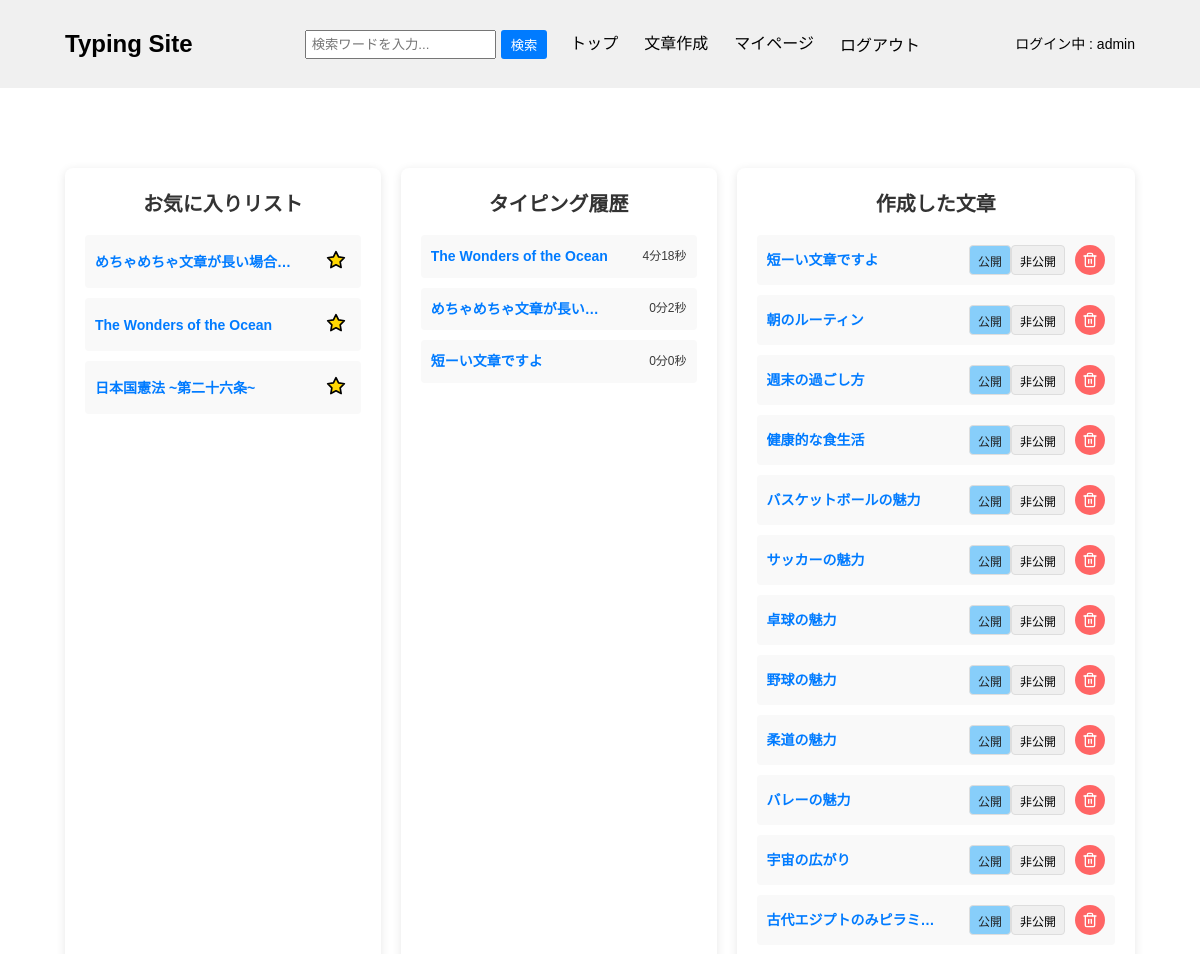
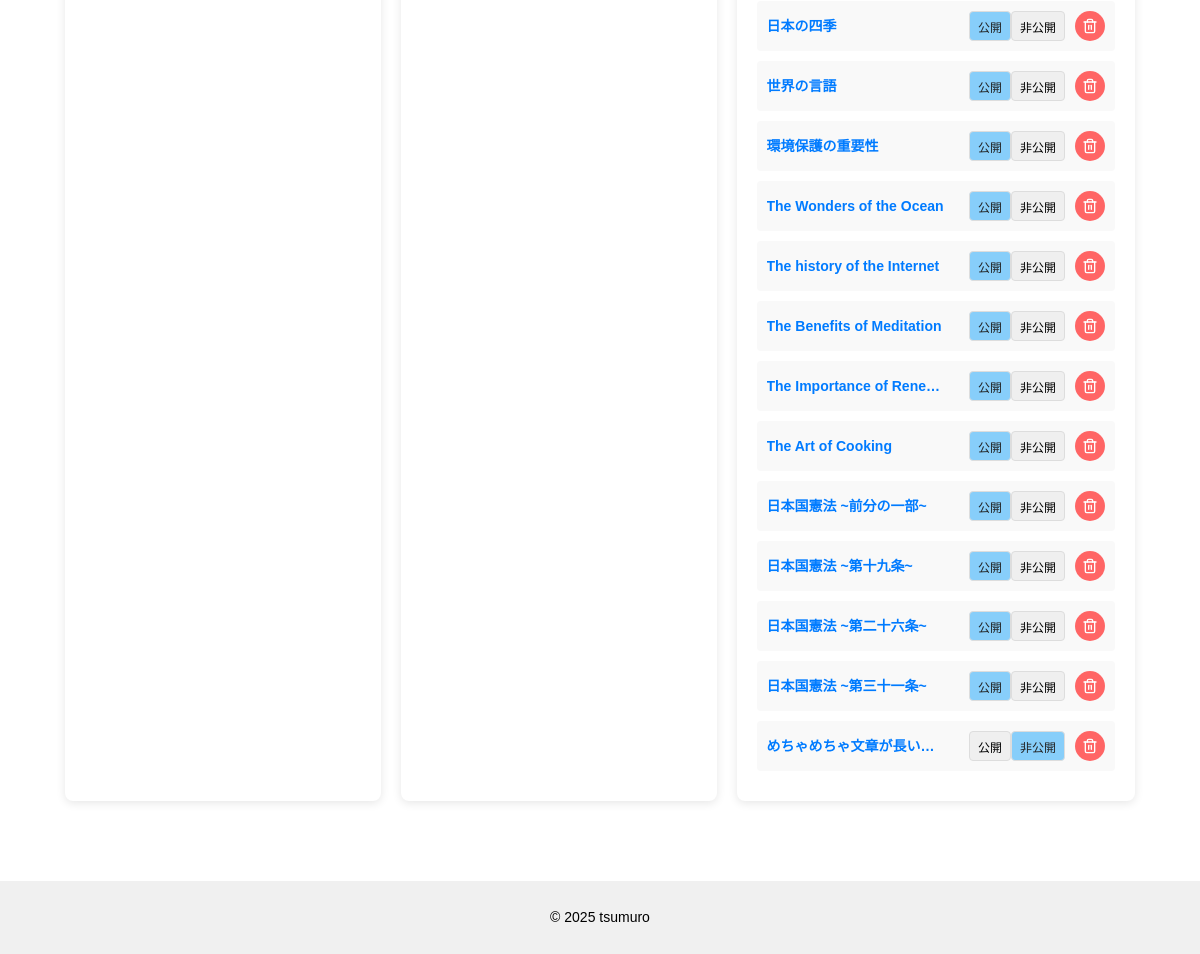
Before: /content/mypage/admin/ (signed in) with the older database file (2 pictures, top to bottom).
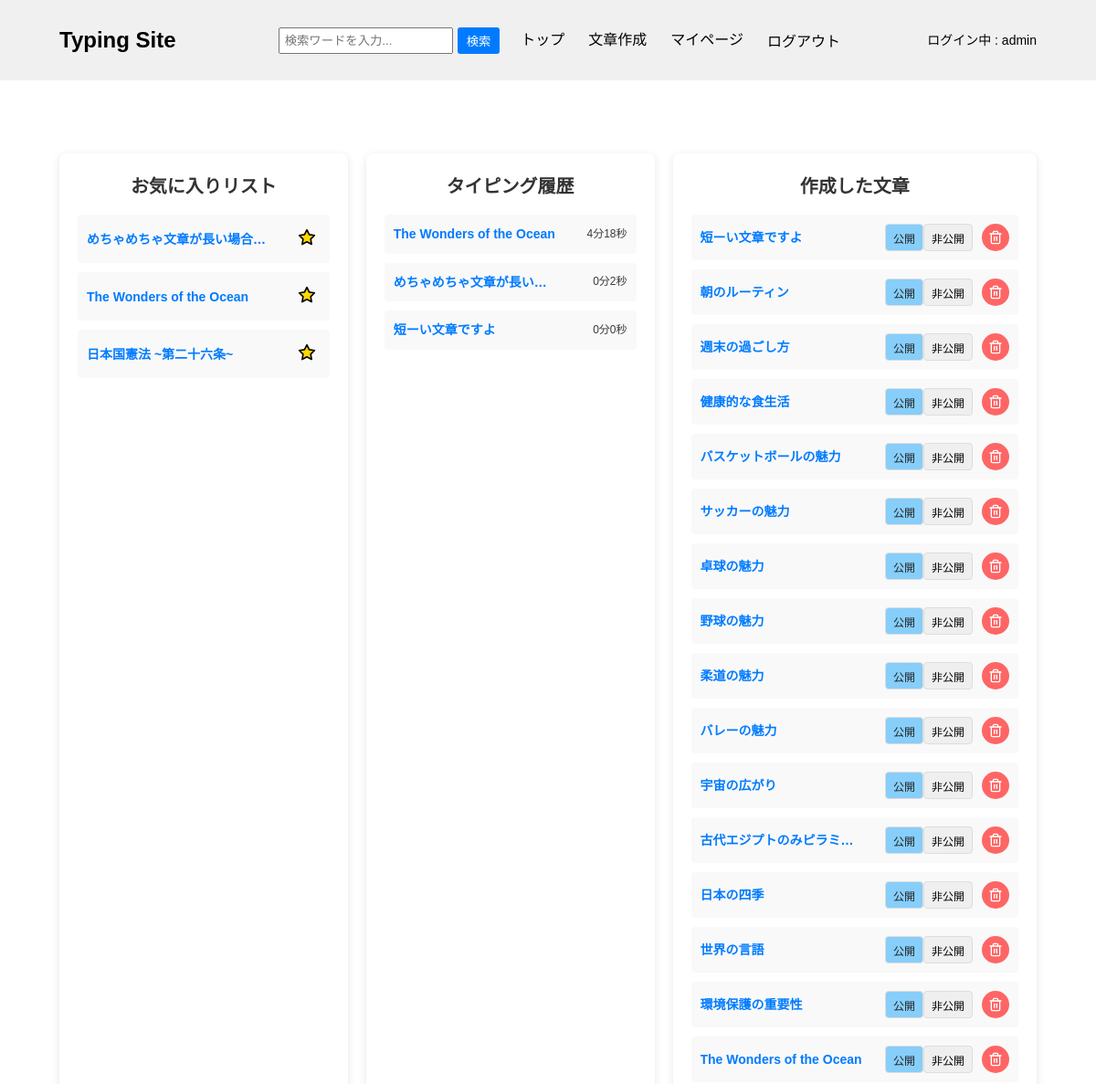
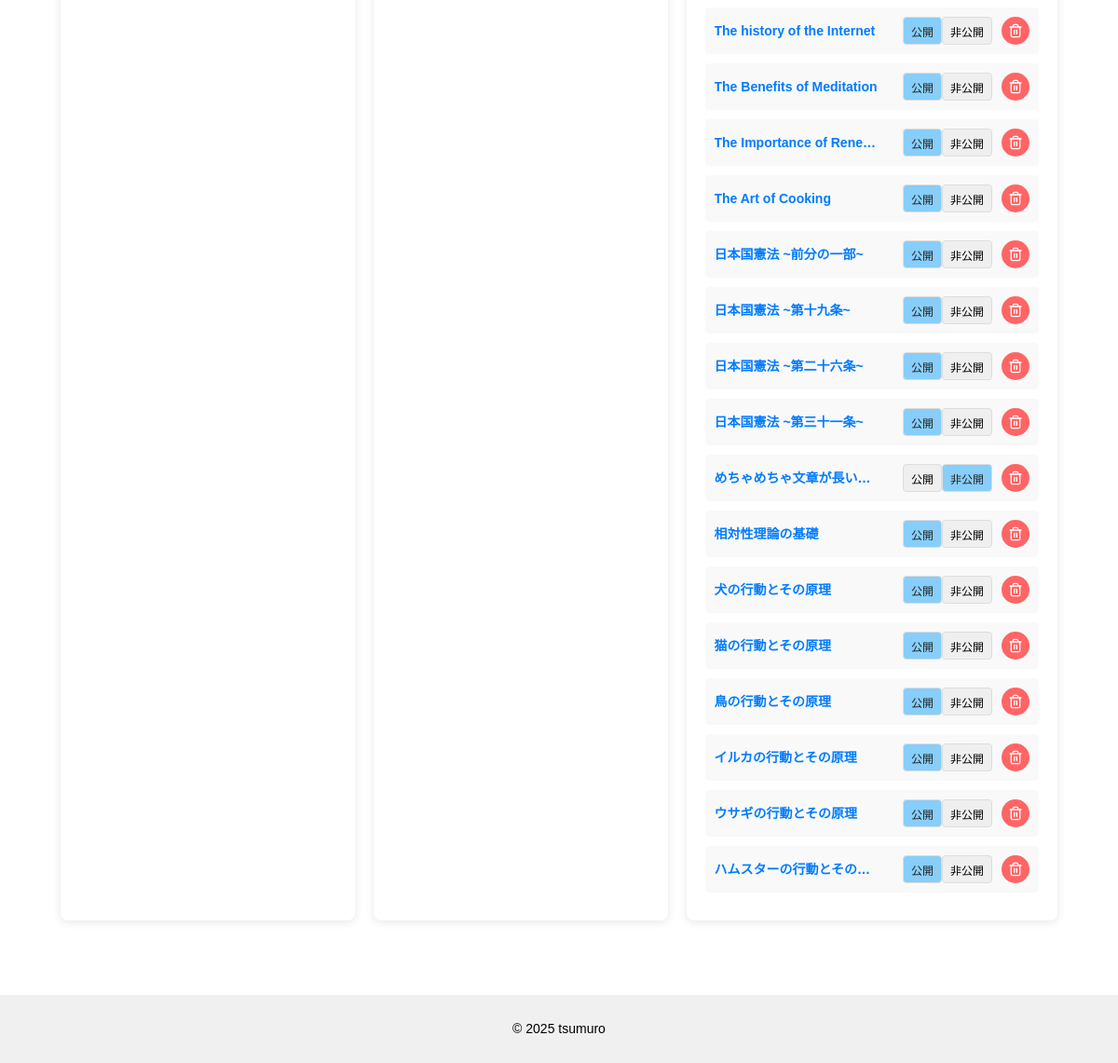
After: the same page with the newer database file (2 pictures, top to bottom).
### typingapp/models.py (models this page shows, shortened)
class Favorite(models.Model):
    user = models.ForeignKey(CustomUser, on_delete=models.CASCADE)
    title = models.ForeignKey(Content, on_delete=models.CASCADE)
    created_at = models.DateTimeField(auto_now_add=True)

class History(models.Model):
    user = models.ForeignKey(CustomUser, on_delete=models.CASCADE)
    title = models.ForeignKey(Content, on_delete=models.CASCADE)
    typing_time = models.IntegerField()

### contentapp/models.py (models this page shows)
class Content(models.Model):
    user = models.ForeignKey(
        settings.AUTH_USER_MODEL,
        on_delete=models.SET_NULL,
        null=True,
        blank=True
    )
    title = models.CharField(max_length=50, unique=True)
    sentence = models.TextField()
    category = models.ForeignKey(
        Category,
        on_delete=models.SET_NULL,
        null=True,
        blank=True,
    )
    is_public = models.BooleanField(default=True)
    play_count = models.IntegerField(default=0)
    created_at = models.DateTimeField(auto_now_add=True)
    def __str__(self):
        return self.title

### contentapp/views.py (the view, shortened to what this page needs)
# urls.py: path('mypage/<str:username>/', views.MyPageView.as_view(), name="mypage"),
class MyPageView(generic.TemplateView):
    template_name = "mypage.html"
    def get_context_data(self, **kwargs):
        context = super().get_context_data(**kwargs)
        context['my_content_list'] = Content.objects.filter(user=self.request.user)
        context['my_history_list'] = History.objects.filter(user=self.request.user)
        context['my_favorite_list'] = Favorite.objects.filter(user=self.request.user)
        return context

### templatetags/custom_filters.py (called while the page is built)
@register.filter
def format_duration(seconds):
    minutes = seconds // 60
    remaining_seconds = seconds % 60
    return f"{minutes}分{remaining_seconds}秒"

### contentapp/templates/mypage.html (shortened to what this page needs)
{% extends "base.html" %}
{% load custom_filters %}
{% block contents %}
<div class="mypage-list">
    <div class="left-list">
        <h1>お気に入りリスト</h1>
        {% for favorite in my_favorite_list %}
            <form method="post">
                <li>
                    <a href="{% url "typingapp:typing" favorite.title.pk %}" title="{{ favorite.title }}">{{ favorite.title }}</a>
                    <button type="submit" class="favorite-delete-btn" name="action" value="del_favorite" title="お気に入り削除">
                        <svg xmlns="http://www.w3.org/2000/svg" width="24" height="24" viewBox="0 0 24 24" fill="currentColor" stroke="currentColor" stroke-width="2" stroke-linecap="round" stroke-linejoin="round">
                            <polygon points="12 2 15.09 8.26 22 9.27 17 14.14 18.18 21.02 12 17.77 5.82 21.02 7 14.14 2 9.27 8.91 8.26 12 2"></polygon>
                        </svg>
                    </button>
                </li>
            </form>
        {% empty %}
            <p>お気に入りが登録されていません</p>
        {% endfor %}
    </div>
    <div class="center-list">
        <h1>タイピング履歴</h1>
        {% for history in my_history_list %}
            <li>
                <a href="{% url "typingapp:typing" history.title.pk %}" title="{{ history.title }}">{{ history.title }}</a>
                <span class="typing-time">{{ history.typing_time|format_duration }}</span>
            </li>
        {% empty %}
            <p>タイピング履歴が存在しません</p>
        {% endfor %}
    </div>
    <div class="right-list">
        <h1>作成した文章</h1>
        {% for content in my_content_list %}
            <form method="post">
                <li>
                    <a href="{% url "typingapp:typing" content.pk %}" title="{{ content.title }}">{{ content.title }}</a>
                    <div class="create-content-btn">
                        <div id="public-button">
                        {% if content.is_public %}
                            <button type="button" disabled>公開</button>
                            <button type="submit" name="action" value="set_private" title="非公開にする">非公開</button>
                        {% else %}
                            <button type="submit" name="action" value="set_public" title="公開にする">公開</button>
                            <button type="button" disabled>非公開</button>
                        {% endif %}
                        </div>
                        <button type="submit" name="action" value="delete_content" class="content-delete-btn" title="文章を削除">
                        </button>
                    </div>
                </li>
            </form>
        {% empty %}
            <p>作成した文章が存在しません</p>
        {% endfor %}
    </div>
</div>
{% endblock %}

Changed rows visible on the page:
added Content: title "相対性理論の基礎", is_public "公開"
added Content: title "犬の行動とその原理", is_public "公開"
added Content: title "猫の行動とその原理", is_public "公開"
added Content: title "鳥の行動とその原理", is_public "公開"
added Content: title "イルカの行動とその原理", is_public "公開"
added Content: title "ウサギの行動とその原理", is_public "公開"
added Content: title "ハムスターの行動とその…", is_public "公開"
